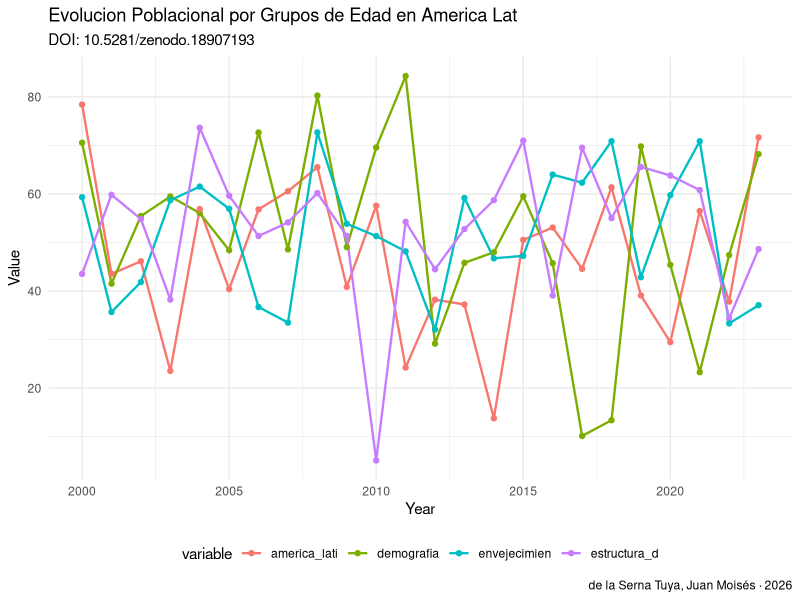

Source code (R):
# analysis.R — Evolucion Poblacional por Grupos de Edad en America Latina (2000-2023): Dataset Demografico por Pais
# DOI: 10.5281/zenodo.18907193
# Author: de la Serna Tuya, Juan Moisés · ORCID: 0000-0002-8401-8018
# License: CC0 1.0

# ── SETUP ──────────────────────────────────────────────────────────────────
# Install required packages if needed:
# install.packages(c("readr","ggplot2","dplyr","tidyr"))

library(readr)
library(ggplot2)
library(dplyr)

# ── LOAD DATA ──────────────────────────────────────────────────────────────
# Download dataset from: https://doi.org/10.5281/zenodo.18907193
# df <- read_csv("dataset.csv")

# Example with synthetic data
set.seed(42)
years <- 2000:2023
df <- data.frame(
  year = years,
    demografia = rnorm(length(years), 50, 15),
  america_lati = rnorm(length(years), 50, 15),
  estructura_d = rnorm(length(years), 50, 15),
  envejecimien = rnorm(length(years), 50, 15),
  stringsAsFactors = FALSE
)

cat("Dataset: Evolucion Poblacional por Grupos de Edad en Americ\n")
cat("DOI: 10.5281/zenodo.18907193\n")
cat("Dimensions:", nrow(df), "x", ncol(df), "\n\n")
print(head(df))
print(summary(df))

# ── VISUALIZATION ──────────────────────────────────────────────────────────
# Temporal trend
p1 <- df %>%
  tidyr::pivot_longer(-year, names_to="variable", values_to="value") %>%
  ggplot(aes(x=year, y=value, color=variable)) +
  geom_line(size=0.8) +
  geom_point(size=1.5) +
  labs(title="Evolucion Poblacional por Grupos de Edad en America Lat",
       subtitle="DOI: 10.5281/zenodo.18907193",
       x="Year", y="Value",
       caption="de la Serna Tuya, Juan Moisés · 2026") +
  theme_minimal() +
  theme(legend.position="bottom")

ggsave("figures/analysis_output_r.png", p1, width=10, height=6, dpi=150)
cat("\nFigure saved: figures/analysis_output_r.png\n")

# ── CITATION ───────────────────────────────────────────────────────────────
cat("\nCitation:\n")
cat("de la Serna Tuya, Juan Moisés (2026). Evolucion Poblacional por Grupos de Edad en America Latina (2000-2023). Zenodo. https://doi.org/10.5281/zenodo.18907193\n")
